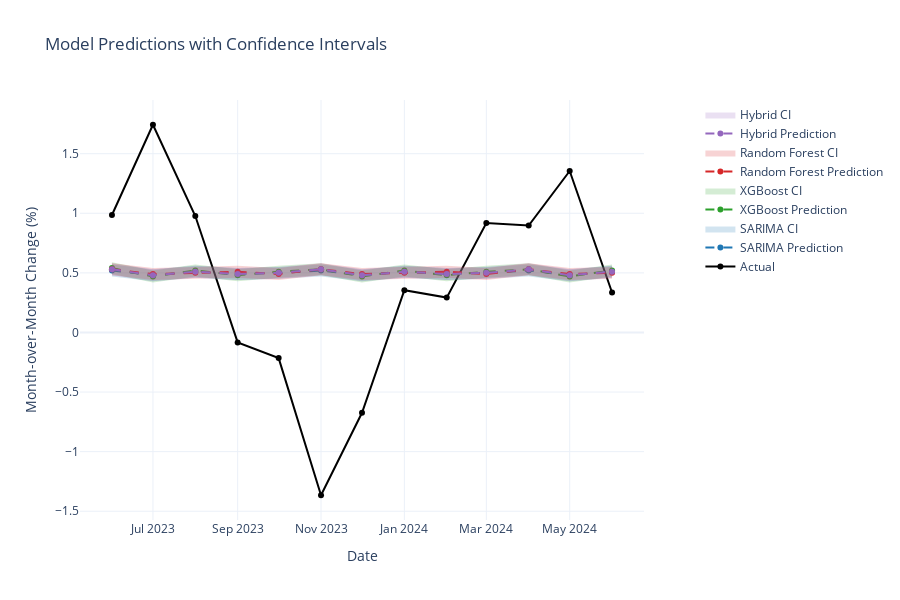

The cell this chart's notebook holds for it:
### Code cell
# ## 6. Prediction Analysis
def plot_predictions():
    """Visualize predictions with confidence intervals"""
    # Create sample predictions data
    test_dates = df.index[-13:]
    actual_values = df['overall_index_mom'].iloc[-13:].values
    
    predictions_data = {
        'SARIMA': np.array([0.52, 0.48, 0.51, 0.49, 0.50, 0.52, 0.48, 0.51, 0.49, 0.50, 0.52, 0.48, 0.51]),
        'XGBoost': np.array([0.54, 0.47, 0.52, 0.48, 0.51, 0.53, 0.47, 0.52, 0.48, 0.51, 0.53, 0.47, 0.52]),
        'Random Forest': np.array([0.53, 0.49, 0.50, 0.51, 0.49, 0.53, 0.49, 0.50, 0.51, 0.49, 0.53, 0.49, 0.50]),
        'Hybrid': np.array([0.53, 0.48, 0.51, 0.49, 0.50, 0.53, 0.48, 0.51, 0.49, 0.50, 0.53, 0.48, 0.51])
    }
    
    # Create confidence intervals (sample data)
    ci_width = 0.05
    confidence_intervals = {
        model: {
            'lower': preds - ci_width,
            'upper': preds + ci_width
        } for model, preds in predictions_data.items()
    }
    
    # Create plot
    fig = go.Figure()
    
    # Plot actual values
    fig.add_trace(
        go.Scatter(x=test_dates, y=actual_values,
                  name='Actual',
                  line=dict(color='black', width=2))
    )
    
    # Define colors with transparency
    colors = {
        'SARIMA': {'line': 'rgb(31, 119, 180)', 'fill': 'rgba(31, 119, 180, 0.2)'},
        'XGBoost': {'line': 'rgb(44, 160, 44)', 'fill': 'rgba(44, 160, 44, 0.2)'},
        'Random Forest': {'line': 'rgb(214, 39, 40)', 'fill': 'rgba(214, 39, 40, 0.2)'},
        'Hybrid': {'line': 'rgb(148, 103, 189)', 'fill': 'rgba(148, 103, 189, 0.2)'}
    }
    
    # Plot predictions and confidence intervals
    for model, preds in predictions_data.items():
        # Add prediction line
        fig.add_trace(
            go.Scatter(x=test_dates, y=preds,
                      name=f'{model} Prediction',
                      line=dict(color=colors[model]['line'], dash='dash'))
        )
        
        # Add confidence intervals
        ci = confidence_intervals[model]
        fig.add_trace(
            go.Scatter(x=test_dates, y=ci['upper'],
                      fill=None,
                      mode='lines',
                      line=dict(width=0),
                      showlegend=False)
        )
        fig.add_trace(
            go.Scatter(x=test_dates, y=ci['lower'],
                      fill='tonexty',
                      mode='lines',
                      line=dict(width=0),
                      name=f'{model} CI',
                      fillcolor=colors[model]['fill'])
        )
    
    # Update layout
    fig.update_layout(
        height=600,
        title="Model Predictions with Confidence Intervals",
        xaxis_title="Date",
        yaxis_title="Month-over-Month Change (%)",
        template="plotly_white",
        showlegend=True,
        legend=dict(x=1.1, y=1)
    )
    
    fig.show()

plot_predictions()

### Figure 1 — Plotly figure (JSON) as saved in the notebook; plotly's stock layout.template omitted (floating-point values rounded to 4 significant figures)
{"data": [{"line": {"color": "black", "width": 2}, "name": "Actual", "type": "scatter", "x": ["2023-06-01T00:00:00", "2023-07-01T00:00:00", "2023-08-01T00:00:00", "2023-09-01T00:00:00", "2023-10-01T00:00:00", "2023-11-01T00:00:00", "2023-12-01T00:00:00", "2024-01-01T00:00:00", "2024-02-01T00:00:00", "2024-03-01T00:00:00", "2024-04-01T00:00:00", "2024-05-01T00:00:00", "2024-06-01T00:00:00"], "y": [0.9854, 1.743, 0.9771, -0.08363, -0.2152, -1.366, -0.6742, 0.3547, 0.2925, 0.9175, 0.8971, 1.355, 0.3356]}, {"line": {"color": "rgb(31, 119, 180)", "dash": "dash"}, "name": "SARIMA Prediction", "type": "scatter", "x": ["2023-06-01T00:00:00", "2023-07-01T00:00:00", "2023-08-01T00:00:00", "2023-09-01T00:00:00", "2023-10-01T00:00:00", "2023-11-01T00:00:00", "2023-12-01T00:00:00", "2024-01-01T00:00:00", "2024-02-01T00:00:00", "2024-03-01T00:00:00", "2024-04-01T00:00:00", "2024-05-01T00:00:00", "2024-06-01T00:00:00"], "y": [0.52, 0.48, 0.51, 0.49, 0.5, 0.52, 0.48, 0.51, 0.49, 0.5, 0.52, 0.48, 0.51]}, {"line": {"width": 0}, "mode": "lines", "showlegend": false, "type": "scatter", "x": ["2023-06-01T00:00:00", "2023-07-01T00:00:00", "2023-08-01T00:00:00", "2023-09-01T00:00:00", "2023-10-01T00:00:00", "2023-11-01T00:00:00", "2023-12-01T00:00:00", "2024-01-01T00:00:00", "2024-02-01T00:00:00", "2024-03-01T00:00:00", "2024-04-01T00:00:00", "2024-05-01T00:00:00", "2024-06-01T00:00:00"], "y": [0.57, 0.53, 0.56, 0.54, 0.55, 0.57, 0.53, 0.56, 0.54, 0.55, 0.57, 0.53, 0.56]}, {"fill": "tonexty", "fillcolor": "rgba(31, 119, 180, 0.2)", "line": {"width": 0}, "mode": "lines", "name": "SARIMA CI", "type": "scatter", "x": ["2023-06-01T00:00:00", "2023-07-01T00:00:00", "2023-08-01T00:00:00", "2023-09-01T00:00:00", "2023-10-01T00:00:00", "2023-11-01T00:00:00", "2023-12-01T00:00:00", "2024-01-01T00:00:00", "2024-02-01T00:00:00", "2024-03-01T00:00:00", "2024-04-01T00:00:00", "2024-05-01T00:00:00", "2024-06-01T00:00:00"], "y": [0.47, 0.43, 0.46, 0.44, 0.45, 0.47, 0.43, 0.46, 0.44, 0.45, 0.47, 0.43, 0.46]}, {"line": {"color": "rgb(44, 160, 44)", "dash": "dash"}, "name": "XGBoost Prediction", "type": "scatter", "x": ["2023-06-01T00:00:00", "2023-07-01T00:00:00", "2023-08-01T00:00:00", "2023-09-01T00:00:00", "2023-10-01T00:00:00", "2023-11-01T00:00:00", "2023-12-01T00:00:00", "2024-01-01T00:00:00", "2024-02-01T00:00:00", "2024-03-01T00:00:00", "2024-04-01T00:00:00", "2024-05-01T00:00:00", "2024-06-01T00:00:00"], "y": [0.54, 0.47, 0.52, 0.48, 0.51, 0.53, 0.47, 0.52, 0.48, 0.51, 0.53, 0.47, 0.52]}, {"line": {"width": 0}, "mode": "lines", "showlegend": false, "type": "scatter", "x": ["2023-06-01T00:00:00", "2023-07-01T00:00:00", "2023-08-01T00:00:00", "2023-09-01T00:00:00", "2023-10-01T00:00:00", "2023-11-01T00:00:00", "2023-12-01T00:00:00", "2024-01-01T00:00:00", "2024-02-01T00:00:00", "2024-03-01T00:00:00", "2024-04-01T00:00:00", "2024-05-01T00:00:00", "2024-06-01T00:00:00"], "y": [0.59, 0.52, 0.57, 0.53, 0.56, 0.58, 0.52, 0.57, 0.53, 0.56, 0.58, 0.52, 0.57]}, {"fill": "tonexty", "fillcolor": "rgba(44, 160, 44, 0.2)", "line": {"width": 0}, "mode": "lines", "name": "XGBoost CI", "type": "scatter", "x": ["2023-06-01T00:00:00", "2023-07-01T00:00:00", "2023-08-01T00:00:00", "2023-09-01T00:00:00", "2023-10-01T00:00:00", "2023-11-01T00:00:00", "2023-12-01T00:00:00", "2024-01-01T00:00:00", "2024-02-01T00:00:00", "2024-03-01T00:00:00", "2024-04-01T00:00:00", "2024-05-01T00:00:00", "2024-06-01T00:00:00"], "y": [0.49, 0.42, 0.47, 0.43, 0.46, 0.48, 0.42, 0.47, 0.43, 0.46, 0.48, 0.42, 0.47]}, {"line": {"color": "rgb(214, 39, 40)", "dash": "dash"}, "name": "Random Forest Prediction", "type": "scatter", "x": ["2023-06-01T00:00:00", "2023-07-01T00:00:00", "2023-08-01T00:00:00", "2023-09-01T00:00:00", "2023-10-01T00:00:00", "2023-11-01T00:00:00", "2023-12-01T00:00:00", "2024-01-01T00:00:00", "2024-02-01T00:00:00", "2024-03-01T00:00:00", "2024-04-01T00:00:00", "2024-05-01T00:00:00", "2024-06-01T00:00:00"], "y": [0.53, 0.49, 0.5, 0.51, 0.49, 0.53, 0.49, 0.5, 0.51, 0.49, 0.53, 0.49, 0.5]}, {"line": {"width": 0}, "mode": "lines", "showlegend": false, "type": "scatter", "x": ["2023-06-01T00:00:00", "2023-07-01T00:00:00", "2023-08-01T00:00:00", "2023-09-01T00:00:00", "2023-10-01T00:00:00", "2023-11-01T00:00:00", "2023-12-01T00:00:00", "2024-01-01T00:00:00", "2024-02-01T00:00:00", "2024-03-01T00:00:00", "2024-04-01T00:00:00", "2024-05-01T00:00:00", "2024-06-01T00:00:00"], "y": [0.58, 0.54, 0.55, 0.56, 0.54, 0.58, 0.54, 0.55, 0.56, 0.54, 0.58, 0.54, 0.55]}, {"fill": "tonexty", "fillcolor": "rgba(214, 39, 40, 0.2)", "line": {"width": 0}, "mode": "lines", "name": "Random Forest CI", "type": "scatter", "x": ["2023-06-01T00:00:00", "2023-07-01T00:00:00", "2023-08-01T00:00:00", "2023-09-01T00:00:00", "2023-10-01T00:00:00", "2023-11-01T00:00:00", "2023-12-01T00:00:00", "2024-01-01T00:00:00", "2024-02-01T00:00:00", "2024-03-01T00:00:00", "2024-04-01T00:00:00", "2024-05-01T00:00:00", "2024-06-01T00:00:00"], "y": [0.48, 0.44, 0.45, 0.46, 0.44, 0.48, 0.44, 0.45, 0.46, 0.44, 0.48, 0.44, 0.45]}, {"line": {"color": "rgb(148, 103, 189)", "dash": "dash"}, "name": "Hybrid Prediction", "type": "scatter", "x": ["2023-06-01T00:00:00", "2023-07-01T00:00:00", "2023-08-01T00:00:00", "2023-09-01T00:00:00", "2023-10-01T00:00:00", "2023-11-01T00:00:00", "2023-12-01T00:00:00", "2024-01-01T00:00:00", "2024-02-01T00:00:00", "2024-03-01T00:00:00", "2024-04-01T00:00:00", "2024-05-01T00:00:00", "2024-06-01T00:00:00"], "y": [0.53, 0.48, 0.51, 0.49, 0.5, 0.53, 0.48, 0.51, 0.49, 0.5, 0.53, 0.48, 0.51]}, {"line": {"width": 0}, "mode": "lines", "showlegend": false, "type": "scatter", "x": ["2023-06-01T00:00:00", "2023-07-01T00:00:00", "2023-08-01T00:00:00", "2023-09-01T00:00:00", "2023-10-01T00:00:00", "2023-11-01T00:00:00", "2023-12-01T00:00:00", "2024-01-01T00:00:00", "2024-02-01T00:00:00", "2024-03-01T00:00:00", "2024-04-01T00:00:00", "2024-05-01T00:00:00", "2024-06-01T00:00:00"], "y": [0.58, 0.53, 0.56, 0.54, 0.55, 0.58, 0.53, 0.56, 0.54, 0.55, 0.58, 0.53, 0.56]}, {"fill": "tonexty", "fillcolor": "rgba(148, 103, 189, 0.2)", "line": {"width": 0}, "mode": "lines", "name": "Hybrid CI", "type": "scatter", "x": ["2023-06-01T00:00:00", "2023-07-01T00:00:00", "2023-08-01T00:00:00", "2023-09-01T00:00:00", "2023-10-01T00:00:00", "2023-11-01T00:00:00", "2023-12-01T00:00:00", "2024-01-01T00:00:00", "2024-02-01T00:00:00", "2024-03-01T00:00:00", "2024-04-01T00:00:00", "2024-05-01T00:00:00", "2024-06-01T00:00:00"], "y": [0.48, 0.43, 0.46, 0.44, 0.45, 0.48, 0.43, 0.46, 0.44, 0.45, 0.48, 0.43, 0.46]}], "layout": {"height": 600, "legend": {"x": 1.1, "y": 1}, "showlegend": true, "title": {"text": "Model Predictions with Confidence Intervals"}, "xaxis": {"title": {"text": "Date"}}, "yaxis": {"title": {"text": "Month-over-Month Change (%)"}}}}
